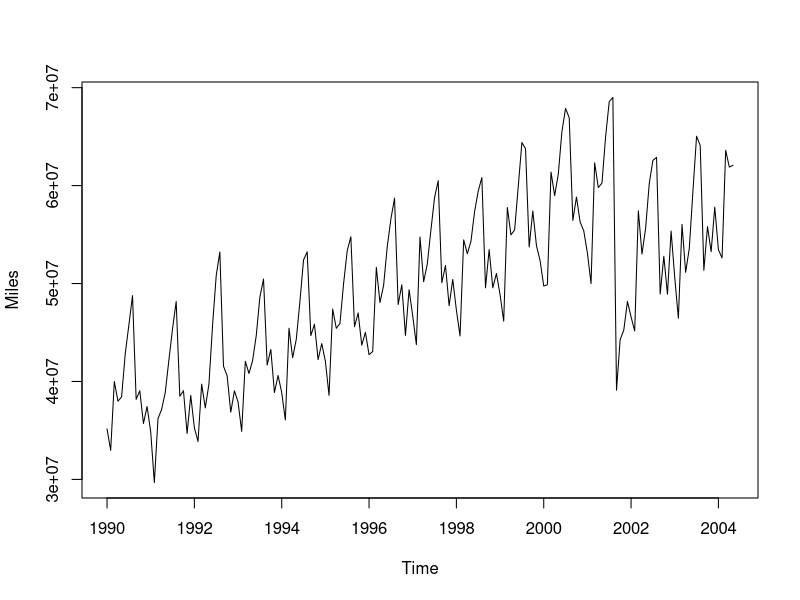

The R script that drew this image:
## ---- chunk 1
library(forecast)
library(knitr)
travel911 <- read.csv("travel911.csv", header = T, stringsAsFactors = F)
travel.ts <- ts(travel911$Air.RPM..000s., start = c(1990,1), frequency = 12)
plot(travel.ts, ylab = "Miles", xlab = "Time")
kable(head(travel911))
